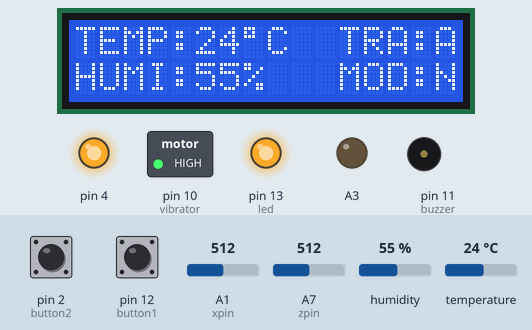
A sketch run on a simulated Arduino Nano, built with avr-gcc and run on an emulated ATmega328P. Shown: 16×2 character LCD, switched loads named in the sketch (green lamp = pin HIGH), output pins drawn as LEDs (lit = HIGH), buzzer (waves = sounding). Inputs (shaded band) come from the test bench; at power-on: pin 12 (button1) LOW, pin 2 (button2) LOW, temperature 24 °C, A1 (xpin) = 512, A7 (zpin) = 512, humidity 55 %. No radio packets arrive unless stated; pins used as bus, display or sensor lines are not drawn; what the sketch prints to the serial monitor is not drawn.

Above: at 8.1 s.
8.2 s: pin 12 (button1) pulled HIGH for 0.15 s
At 10.5 s:
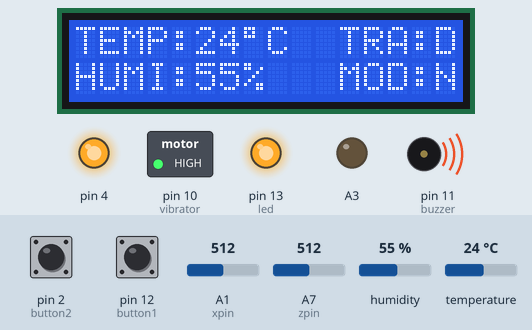
11.3 s: pin 2 (button2) pulled HIGH for 3.2 s
At 15.4 s:
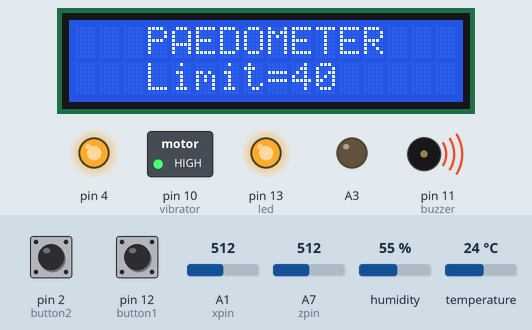
16.0 s: pin 12 (button1) pulled HIGH for 3.2 s
At 19.1 s:
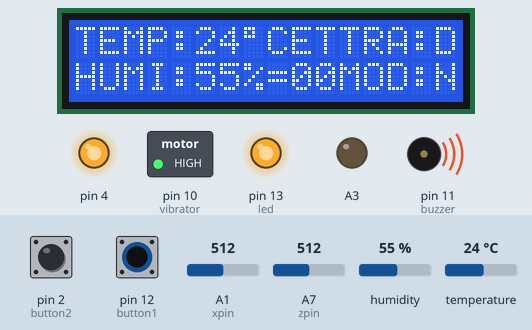
20.7 s: temperature set to 11 °C
At 21.0 s:
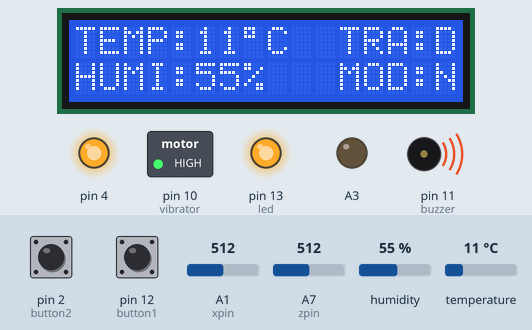
22.2 s: temperature set to 8 °C
At 23.3 s:
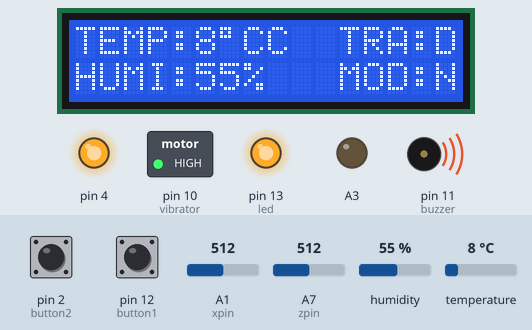
23.7 s: pin 12 (button1) pulled HIGH for 1 s
At 24.8 s:
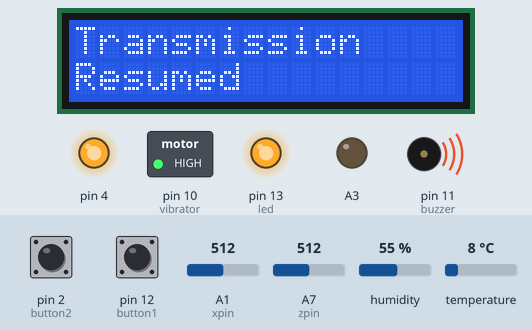
Timing chart, 0 to 26.7 s (numbered marks = the images above; inputs shaded):
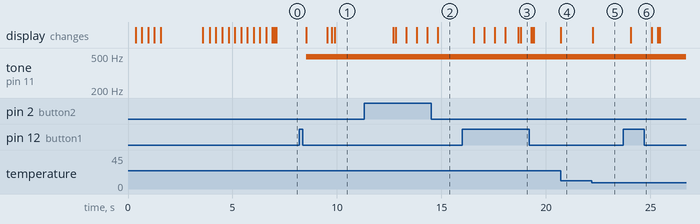

Measured:
- the behaviour switches between 10 and 9 °C on temperature (found by bisection; images 4 and 5)
- after the input at 8.2 s, tone on pin 11 (buzzer): silent → 490 Hz after 0.33 s; the display: first changes after 0.33 s (image 1 shows a later state)
- after the input at 11.3 s, the display: first changes after 1.4 s (image 2 shows a later state)
- after the input at 16.0 s, the display: first changes after 0.55 s (image 3 shows a later state)
- after the input at 20.7 s, the display: changes at once (image 4)
- after the input at 22.2 s, the display: changes after 0.05 s (image 5)
- after the input at 23.7 s, the display: changes after 0.36 s (image 6)

The sketch:

HelloWorld.ino
```cpp
/*
   RS 3
   D4 5
   D5 6
   D6 7
   D7 9
*/
#include <DHT11.h>
#include<LiquidCrystal.h>
#include<VirtualWire.h>


char *devicePassword="B1";


// initialize the library with the numbers of the interface pins
LiquidCrystal lcd(3, A4, 5, 6, 7, 9);


//pin variables here
const int tempSensor = A5;
const int vibrator=10;
const int buzzer=11;
const int led=13;

//button setup
const int button1 = 12;
const int button2 = 2;


//paedometer variables here

const int xpin=A1;
const int ypin=A2;
const int zpin=A7;
float threshhold=80.0;
float xval[100]={0};
float yval[100]={0};
float zval[100]={0};
volatile float xavg;
volatile float yavg;
volatile float zavg;
volatile int steps,flag=0;
volatile long int countSteps=0;

//program variables here

 float temp = 0, humi = 0;
int mode = 1; //0 for normal,1 for silent,2 from meeting
 boolean mode_flag = false;
 String voice="";
 boolean pedo_flag=false;
 int buzzVolume=150;
 int vibrVolume=200;
 int output=buzzer;
boolean trans_flag=true;
boolean delay_flag=false;


const int transPin=8;

//program functions declaration
char profile(int);
void extProfile(int);
void shout(int);
void alarm(void);
void calibrate();

void pciSetup(byte pin)
{
  *digitalPinToPCMSK(pin) |= bit (digitalPinToPCMSKbit(pin));  // enable pin
  PCIFR  |= bit (digitalPinToPCICRbit(pin)); // clear any outstanding interrupt
  PCICR  |= bit (digitalPinToPCICRbit(pin)); // enable interrupt for the group
}

DHT11 dht11(tempSensor); //setting up temperature sensor pin


void setup() {
  // set up the LCD's number of columns and rows:
  lcd.begin(16, 2);
  Serial.begin(9600);


  //setting up buttons
  pinMode(A3,OUTPUT);
  pinMode(4,OUTPUT);
 digitalWrite(A3,LOW);
digitalWrite(4, HIGH);

//  pciSetup(button1);
//  pciSetup(button2);

  pinMode(button1,INPUT);
  pinMode(button2,INPUT);


//setting up output devices
pinMode(buzzer,OUTPUT);
pinMode(vibrator,OUTPUT);
pinMode(led,OUTPUT);

analogWrite(buzzer,255);
analogWrite(vibrator,255);
analogWrite(led,255);

pinMode(transPin,OUTPUT);

//setting up accelerometers pins
//pinMode(xpin,INPUT);
//pinMode(ypin,INPUT);
//pinMode(zpin,INPUT);

//setting up transmitter
vw_set_ptt_inverted(true); //
vw_set_tx_pin(transPin);
vw_setup(4000);
// speed of data transfer Kbps

  //displaying setting up text
  lcd.clear();
  lcd.setCursor(0, 0);
  lcd.print("Setting up");
  for (int i = 0; i < 10; i++)
  {
    lcd.print(".");
    delay(300);
  }
  delay(500);
  lcd.clear();
  lcd.setCursor(0, 0);
  lcd.print("Calbrtin Devices");
  calibrate();
  lcd.setCursor(0,1);

  for (int i = 0; i < 10; i++)
  {
    lcd.print(".");
    delay(300);
  }
   lcd.clear();


}


/*************************************************************************Main loop here*************************************************************/
void loop()
{
//transmission code here

if(trans_flag==true)
{
  analogWrite(vibrator,255);
vw_send((uint8_t *)devicePassword, strlen(devicePassword));
analogWrite(vibrator,255);


vw_wait_tx(); // Wait until the whole message is gone
}

  char c;
  while(Serial.available()) //if text is available through bluetooth
  {
    delay(10);//makes things stable

    if(c=Serial.read()!='#')
    voice+=c;
    else {
      break;
    }
  }

  if(voice.length()>0)
  {
    Serial.println(voice);

  }

int e = dht11.read(humi,temp);


  lcd.setCursor(0, 0);
  lcd.print("TEMP:");
  lcd.setCursor(5,0);
  lcd.print((int)temp);
  lcd.print("\337C");
  lcd.setCursor(11,0);
  lcd.print("TRA:");
  if(trans_flag==true)
  lcd.print("A");
  else
  lcd.print("D");

  //Serial.print(temp);
  delay(100);
  lcd.setCursor(0,1);
  lcd.print("HUMI:");
  lcd.print((int)humi);
  lcd.print("%");
  lcd.setCursor(11,1);
  lcd.print("MOD:");
  //Serial.println("Here");
  lcd.print(profile(mode));
  if(delay_flag==true)
  {
    delay_flag=false;

  delay(500);
   lcd.clear();
  }
/***********************************************************************************No proble below this*******************************************************/
if(mode_flag==true)
  {
  lcd.clear();
  lcd.setCursor(0,0);
  lcd.print("Mode Set To:");
  lcd.setCursor(0,1);
  extProfile(mode);
  shout(output);
   lcd.clear();
  mode_flag=false;
 }


if(digitalRead(button2)==HIGH)
{
     delay(300);
if(digitalRead(button1)==HIGH)
{

  Serial.println("Mode Changed");
  mode_flag=true;
  //change mode
    switch(mode)
  {
    case 1:{mode=2;output=vibrator;}
    break;
    case 2:{mode=3;output=led;}
    break;
    case 3:{mode=1;output=buzzer;}
    break;
    default:Serial.println("Error Mode 4");
  }
  delay(200);

}
else
{
  //if only button 2 is pressed

   pedo_flag=true;
}

}


  if(digitalRead(button1)==HIGH)
  {
     delay(300);
if(digitalRead(button2)==HIGH)
{
  mode_flag=true;
  //change mode
  switch(mode)
  {
    case 1:{mode=2;output=vibrator;}
    break;
    case 2:{mode=3;output=led;}
    break;
    case 3:{mode=1;output=buzzer;}
    break;
    default:Serial.println("Error Mode 4");
  }
}
else
{
  //if only button 1 is pressed
  Serial.println("Button 1 is pressed");

  if(trans_flag==true)
  {
    lcd.clear();
    lcd.setCursor(0,0);
    lcd.print("Transmission");
    lcd.setCursor(0,1);
    lcd.print("Stopped");
    shout(output);
    trans_flag=false;
    lcd.clear();
  }
  else
  {
       lcd.clear();
    lcd.setCursor(0,0);
    lcd.print("Transmission");
    lcd.setCursor(0,1);
    lcd.print("Resumed");
    shout(output);
    trans_flag=true;
    lcd.clear();
  }


delay(200);

}
 }

/******************************** checked by tarash agarwal  no problem below this*********************************/


  if(pedo_flag==true)
  {
    //pedometer begins
    Serial.println("Paedometer Begins");
    lcd.print("   PAEDOMETER   ");
     delay(1000);
     countSteps=0;
     lcd.clear();
while(1)
{

    lcd.setCursor(0,0);
    lcd.print("   PAEDOMETER   ");
    delay(100);
     lcd.setCursor(0,1);
     lcd.print("   Limit=");
     lcd.print(countSteps);
     delay(100);

     if(digitalRead(button1)==HIGH)
     {
      delay(300);
      if(digitalRead(button2)==HIGH)
      {
        break;
      }
      else if(countSteps>0)
      {
        countSteps-=10;;
      }
      else
      break;
     }

     if(digitalRead(button2)==HIGH)
     {
      delay(300);
      if(digitalRead(button1)==HIGH)
      {
        break;
      }
      else
      {
        countSteps+=10;
      }
     }


}


   while(1)
    {
      if(countSteps<=0)
      break;
      lcd.clear();
      lcd.setCursor(0,0);
       lcd.print("Start walking");
     lcd.setCursor(0,1);
     lcd.print("No of Steps=");
     lcd.print(steps);

      int acc=0;
  float totvect[100]={0};
  float totave[100]={0};
   //float sum1,sum2,sum3=0;
  float xaccl[100]={0};
  float yaccl[100]={0};
  float zaccl[100]={0};
  // float x,y,z;


for (int i=0;i<100;i++)
{
xaccl[i]=float(analogRead(xpin));
delay(10);
if(digitalRead(button1)==HIGH)
break;

//delay(100);
//x=sum1/100.0;

//Serial.println(xavg);


yaccl[i]=float(analogRead(ypin));
delay(10);

//sum2=yaccl[i]+sum2;

//y=sum2/100.0;

//Serial.println(yavg);
//delay(100);

zaccl[i]=float(analogRead(zpin));
delay(10);

//sum3=zaccl[i]+sum3;
//z=sum3/100;


 totvect[i] = sqrt(((xaccl[i]-xavg)* (xaccl[i]-xavg))+ ((yaccl[i] - yavg)*(yaccl[i] - yavg)) + ((zval[i] - zavg)*(zval[i] - zavg)));
 totave[i] = (totvect[i] + totvect[i-1]) / 2 ;
 //acc=acc+totave[i];
// Serial.println(totave[i]);
 delay(200);
Serial.println(steps);
//cal steps
if (totave[i]>threshhold && flag==0)
{
  steps=steps+1;

   lcd.setCursor(0,0);
       lcd.print("Start walking");
     lcd.setCursor(0,1);
     lcd.print("No of Steps=");
     lcd.print(steps);
  flag=1;


}
 else if (totave[i] > threshhold && flag==1)
{
//do nothing
}
  if (totave[i] <threshhold  && flag==1)
  {flag=0;}
 // Serial.println('\n');
  //Serial.print("steps=");
  //Serial.println(steps);

  if(steps>countSteps)
  break;

}
//float tim=acc/100;
//Serial.println(tim);
 delay(500);
// stepcal(totave);

if(steps>=countSteps)
{
  while(1)
  {
alarm();
steps=0;
if(digitalRead(button1)==HIGH)
break;
  }
  break;
}
else if(digitalRead(button1)==HIGH)
{
  steps=0;
  break;
}

    }

    pedo_flag=false;
    delay(200);
    delay_flag=true;
  }
}


//profile function defined here
char profile(int mode)
{
  switch (mode)
  {
    case 1: return 'N';
      break;
    case 2: return 'S';
      break;
    case 3: return 'M';
      break;

  }
}

void extProfile(int mode)
{
  switch (mode)
  {
    case 1: lcd.print("Normal");
      break;
    case 2: lcd.print("Silent");
      break;
    case 3: lcd.print("Meeting");
      break;

  }
}

void shout(int output)
{
  //Serial.println("hEY");
  if(output==led){
  digitalWrite(output,LOW);
  delay(500);
  analogWrite(output,255);
  delay(500);
  }
  else if(output==buzzer)
  {
    analogWrite(output,255-buzzVolume);
  delay(500);
  analogWrite(output,255);
  delay(500);
  }
   else if(output==vibrator)
  {
    analogWrite(output,255-vibrVolume);
  delay(500);
  analogWrite(output,255);
  delay(500);
  }
}

void calibrate()

{  float sum=0;
  float sum1=0;
  float sum2=0;
for (int i=0;i<100;i++)
{
xval[i]=float(analogRead(xpin));

sum=xval[i]+sum;
}
delay(100);
xavg=sum/100.0;

Serial.println(xavg);

for (int j=0;j<100;j++)
{
xval[j]=float(analogRead(xpin));

sum1=xval[j]+sum1;
}
yavg=sum1/100.0;

Serial.println(yavg);
delay(100);
for (int i=0;i<100;i++)
{
zval[i]=float(analogRead(zpin));

sum2=zval[i]+sum2;
}
zavg=sum2/100.0;
delay(100);
Serial.println(zavg);

//digitalWrite(13,LOW);

}

void alarm()
{
  lcd.clear();
  lcd.setCursor(0,0);
  lcd.print("Target Achieved");
  lcd.setCursor(0,1);
  lcd.print("press & hold B1");
  shout(output);

}


ISR (PCINT0_vect)
{

 countSteps++;
}


ISR (PCINT1_vect)
{
 countSteps--;
}
```
